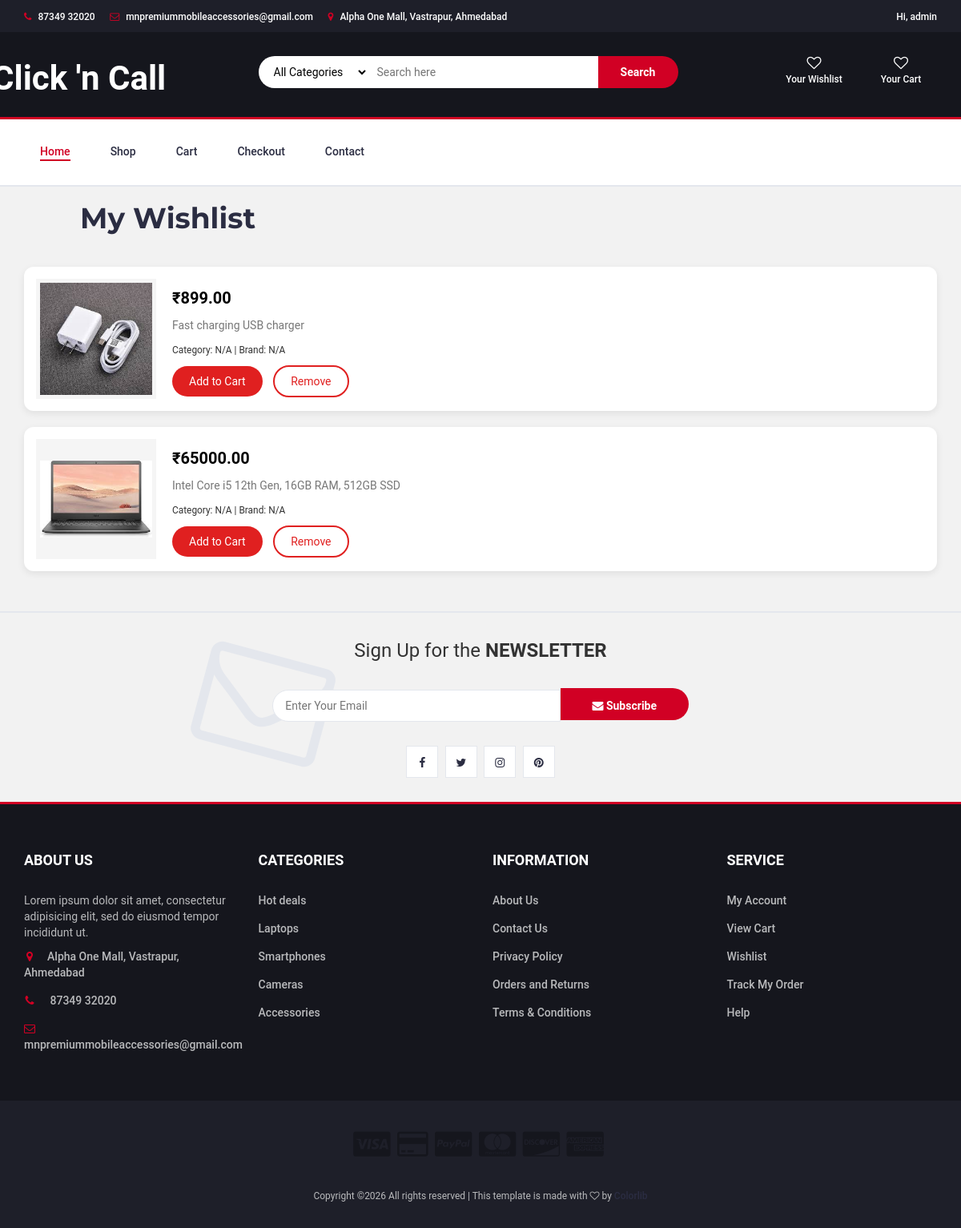
The app's page /wishlist/ (signed in) with its own data.
### shop/models.py (models this page shows, shortened)
class Wishlist(models.Model):
    user = models.ForeignKey(settings.AUTH_USER_MODEL, on_delete=models.CASCADE)
    product = models.ForeignKey(Product, on_delete=models.CASCADE)

class Product(models.Model):
    product_name = models.CharField(max_length=100)
    description = models.TextField(blank=True, null=True)
    price = models.DecimalField(max_digits=10, decimal_places=2)
    stock = models.IntegerField()
    category = models.ForeignKey(
        ProductCategory,
        on_delete=models.SET_NULL,
        null=True,
        blank=True
    )
    brand = models.ForeignKey(
        ProductBrand,
        on_delete=models.SET_NULL,
        null=True,
        blank=True
    )
    image = models.ImageField(upload_to='products/', blank=True, null=True)

### shop/views.py (the view)
# urls.py: path('wishlist/', views.wishlist, name='wishlist'),
@login_required
def wishlist(request):
    wishlist_items = Wishlist.objects.filter(user=request.user)
    return render(request, 'wishlist.html', {'wishlist_items': wishlist_items})

### shop/context_processors.py (called while the page is built)
def categories_processor(request):
    return {
        'categories': ProductCategory.objects.all()
    }

### templates/wishlist.html (shortened to what this page needs)
{% load static %}
<!DOCTYPE html>
<html lang="en">
	<head>
		<link rel="stylesheet" href="{% static 'css/bootstrap.min.css' %}"/>
		<link type="text/css" rel="stylesheet" href="{% static 'css/slick.css' %}"/>
		<link type="text/css" rel="stylesheet" href="{% static 'css/slick-theme.css' %}"/>
		<link type="text/css" rel="stylesheet" href="{% static 'css/nouislider.min.css' %}"/>
		<link rel="stylesheet" href="{% static 'css/font-awesome.min.css' %}">
		<link type="text/css" rel="stylesheet" href="{% static 'css/style.css' %}"/>
    </head>
	<body>
		<header>
<div id="top-header">
    <div class="container">
        <ul class="header-links pull-left">
            <li><a href="#"><i class="fa fa-phone"></i> 87349 32020</a></li>
            <li><a href="#"><i class="fa fa-envelope-o"></i> mnpremiummobileaccessories@gmail.com</a></li>
            <li><a href="#"><i class="fa fa-map-marker"></i> Alpha One Mall, Vastrapur, Ahmedabad</a></li>
        </ul>
       <ul class="header-links pull-right">
<li class="dashboard-dropdown">
    <a href="#" class="dashboard-link" onclick="toggleDashboard(event)">
        {% if user.is_authenticated %}
            Hi, {{ user.username }}
        {% else %}
            My Dashboard
        {% endif %}
    </a>
</li>
    </div>
</div>
			<div id="header">
				<div class="container">
					<div class="row">
						<div class="col-md-3">
							<div class="header-logo">
								<a href="#" class="logo">
									<h1 class="logo">Click 'n Call</h1>
								</a>
							</div>
						</div>
						<div class="col-md-6">
							<div class="header-search">
								<form method="get" action="{% url 'store' %}">
									 <select name="category" onchange="this.form.submit()" class="input-select">
        <option value="">All Categories</option>
    </select>
									<input class="input" placeholder="Search here">
									<button class="search-btn">Search</button>
								</form>
							</div>
						</div>
						<div class="col-md-3 clearfix">
							<div class="header-ctn">
								<div>
									<a href="{% url 'wishlist' %}">
										<i class="fa fa-heart-o"></i>
										<span>Your Wishlist</span>
									</a>
								</div>
								<div>
									<a href="{% url 'cart' %}">
										<i class="fa fa-heart-o"></i>
										<span>Your Cart</span>
									</a>
								</div>
							</div>
						</div>
					</div>
				</div>
			</div>
		</header>
		<nav id="navigation">
			<div class="container">
				<div id="responsive-nav">
					<ul class="main-nav nav navbar-nav">
						<li class="active"><a href="{% url 'index' %}">Home</a></li>
						<li><a href="{% url 'store' %}">Shop</a></li>
						<li><a href="{% url 'cart' %}">Cart</a></li>
						<li><a href="{% url 'checkout' %}">Checkout</a></li>
						<li><a href="{% url 'contact' %}">Contact</a></li>
					</ul>
				</div>
			</div>
		</nav>
<h2 class="wishlist-heading">My Wishlist</h2>
{% if wishlist_items %}
<div class="container">
  {% for item in wishlist_items %}
  <div class="wishlist-row">
   <div class="wishlist-img-box">
    <img src="{{ item.product.image.url }}" class="wishlist-img" alt="{{ item.product.name }}">
</div>
    <div class="wishlist-details">
      <p class="price">₹{{ item.product.price }}</p>
      <p class="text-muted">
        {{ item.product.description|truncatechars:120 }}
      </p>
      <p>
        <small>
          Category: {{ item.product.category.name|default:"N/A" }} |
          Brand: {{ item.product.brand.name|default:"N/A" }}
        </small>
      </p>
      <div class="wishlist-actions">
        <a href="{% url 'add_to_cart' item.product.id %}" class="btn btn-cart">
          Add to Cart
        </a>
        <a href="{% url 'remove_from_wishlist' item.product.id %}" class="btn btn-remove">
          Remove
        </a>
      </div>
    </div>
  </div>
  {% endfor %}
</div>
{% else %}
<p>Your wishlist is empty</p>
{% endif %}
		<div id="newsletter" class="section">
			<div class="container">
				<div class="row">
					<div class="col-md-12">
						<div class="newsletter">
							<p>Sign Up for the <strong>NEWSLETTER</strong></p>
							<form>
								<input class="input" type="email" placeholder="Enter Your Email">
								<button class="newsletter-btn"><i class="fa fa-envelope"></i> Subscribe</button>
							</form>
							<ul class="newsletter-follow">
								<li>
									<a href="#"><i class="fa fa-facebook"></i></a>
								</li>
								<li>
									<a href="#"><i class="fa fa-twitter"></i></a>
								</li>
								<li>
									<a href="#"><i class="fa fa-instagram"></i></a>
								</li>
								<li>
									<a href="#"><i class="fa fa-pinterest"></i></a>
								</li>
							</ul>
						</div>
					</div>
				</div>
			</div>
		</div>
		<footer id="footer">
			<div class="section">
				<div class="container">
					<div class="row">
						<div class="col-md-3 col-xs-6">
							<div class="footer">
								<h3 class="footer-title">About Us</h3>
								<p>Lorem ipsum dolor sit amet, consectetur adipisicing elit, sed do eiusmod tempor incididunt ut.</p>
								<ul class="footer-links">
									<li><a href="#"><i class="fa fa-map-marker"></i>Alpha One Mall, Vastrapur, Ahmedabad</a></li>
									<li><a href="#"><i class="fa fa-phone"></i> 87349 32020</a></li>
									<li><a href="#"><i class="fa fa-envelope-o"></i>mnpremiummobileaccessories@gmail.com</a></li>
								</ul>
							</div>
						</div>
						<div class="col-md-3 col-xs-6">
							<div class="footer">
								<h3 class="footer-title">Categories</h3>
								<ul class="footer-links">
									<li><a href="#">Hot deals</a></li>
									<li><a href="#">Laptops</a></li>
									<li><a href="#">Smartphones</a></li>
									<li><a href="#">Cameras</a></li>
									<li><a href="#">Accessories</a></li>
								</ul>
							</div>
						</div>
						<div class="col-md-3 col-xs-6">
							<div class="footer">
								<h3 class="footer-title">Information</h3>
								<ul class="footer-links">
									<li><a href="#">About Us</a></li>
									<li><a href="#">Contact Us</a></li>
									<li><a href="#">Privacy Policy</a></li>
									<li><a href="#">Orders and Returns</a></li>
									<li><a href="#">Terms & Conditions</a></li>
								</ul>
							</div>
						</div>
						<div class="col-md-3 col-xs-6">
							<div class="footer">
								<h3 class="footer-title">Service</h3>
								<ul class="footer-links">
									<li><a href="#">My Account</a></li>
									<li><a href="#">View Cart</a></li>
									<li><a href="#">Wishlist</a></li>
									<li><a href="#">Track My Order</a></li>
									<li><a href="#">Help</a></li>
								</ul>
							</div>
						</div>
					</div>
				</div>
			</div>
			<div id="bottom-footer" class="section">
				<div class="container">
					<div class="row">
						<div class="col-md-12 text-center">
							<ul class="footer-payments">
								<li><a href="#"><i class="fa fa-cc-visa"></i></a></li>
								<li><a href="#"><i class="fa fa-credit-card"></i></a></li>
								<li><a href="#"><i class="fa fa-cc-paypal"></i></a></li>
								<li><a href="#"><i class="fa fa-cc-mastercard"></i></a></li>
								<li><a href="#"><i class="fa fa-cc-discover"></i></a></li>
								<li><a href="#"><i class="fa fa-cc-amex"></i></a></li>
							</ul>
							<span class="copyright">
								Copyright &copy;<script>document.write(new Date().getFullYear());</script> All rights reserved | This template is made with <i class="fa fa-heart-o" aria-hidden="true"></i> by <a href="https://colorlib.com" target="_blank">Colorlib</a>
							</span>
						</div>
					</div>
				</div>
			</div>
		</footer>
	</body>
</html>

### records on screen
Wishlist: product.image (picture), product.price "899.00", product.description "Fast charging USB charger", product.category.name "N/A", product.brand.name "N/A"
Wishlist: product.image (picture), product.price "65000.00", product.description "Intel Core i5 12th Gen, 16GB RAM, 512GB SSD", product.category.name "N/A", product.brand.name "N/A"

### other values on screen
{{ user.username }} "admin"
